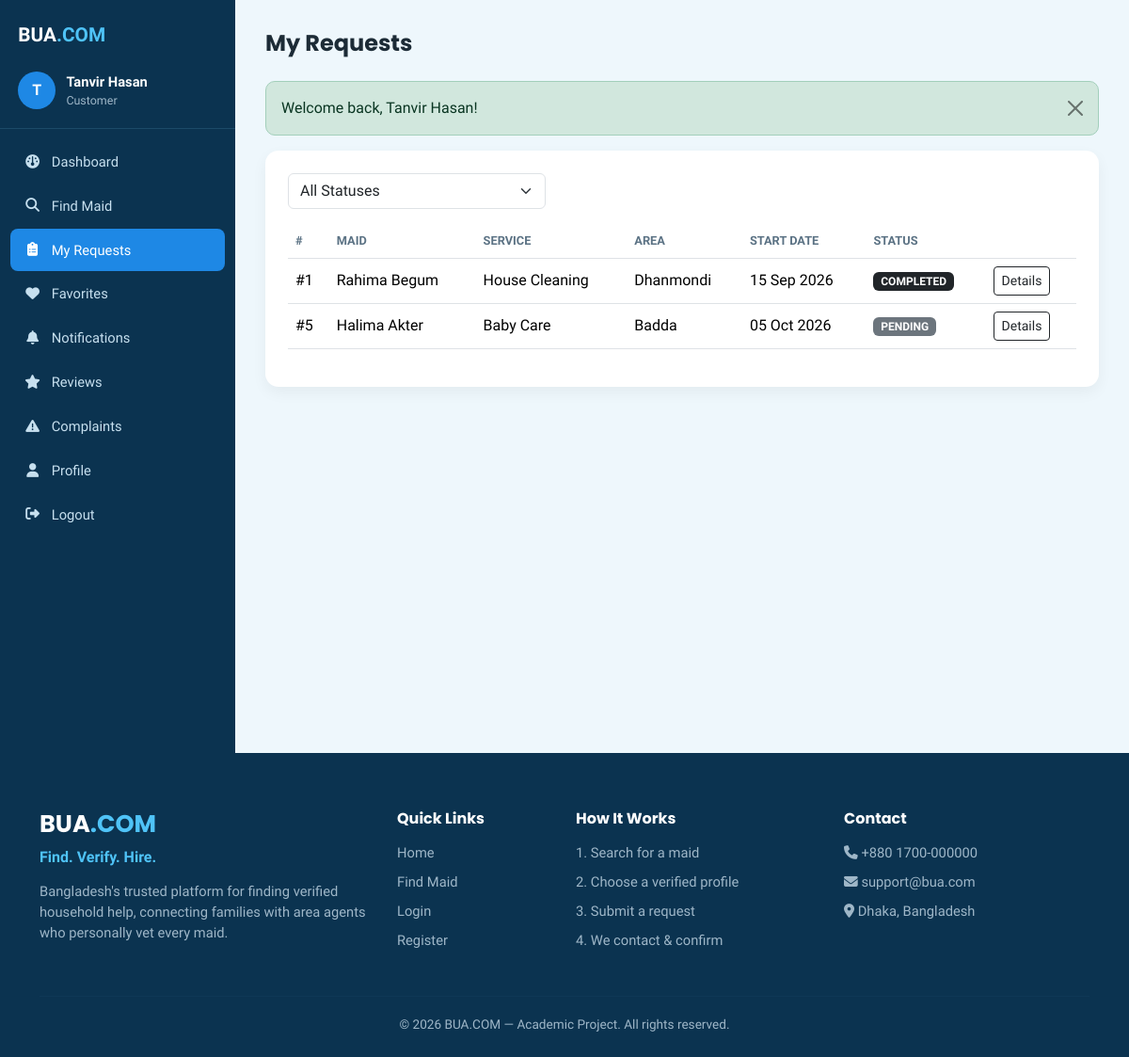
Screenshot of /customer/my-requests.php (signed in) with the database file from the repository.
### tables this page shows
CREATE TABLE hiring_requests (
    id INT AUTO_INCREMENT PRIMARY KEY,
    customer_id INT NOT NULL,
    maid_id INT NOT NULL,
    service_id INT NOT NULL,
    preferred_time VARCHAR(100) DEFAULT NULL,
    expected_salary DECIMAL(10,2) DEFAULT NULL,
    start_date DATE DEFAULT NULL,
    customer_phone VARCHAR(20) NOT NULL,
    customer_address VARCHAR(255) NOT NULL,
    customer_note TEXT DEFAULT NULL,
    status ENUM('PENDING','CONTACTING_MAID','MAID_CONSIDERING','ACCEPTED','REJECTED','HIRED','COMPLETED','CANCELLED') NOT NULL DEFAULT 'PENDING',
    assigned_admin INT DEFAULT NULL,
    created_at TIMESTAMP DEFAULT CURRENT_TIMESTAMP,
    updated_at TIMESTAMP DEFAULT CURRENT_TIMESTAMP ON UPDATE CURRENT_TIMESTAMP,
    FOREIGN KEY (customer_id) REFERENCES users(id) ON DELETE CASCADE,
    FOREIGN KEY (maid_id) REFERENCES maids(id) ON DELETE CASCADE,
    FOREIGN KEY (service_id) REFERENCES services(id) ON DELETE RESTRICT,
    FOREIGN KEY (assigned_admin) REFERENCES users(id) ON DELETE SET NULL,
    INDEX idx_status (status),
    INDEX idx_customer (customer_id),
    INDEX idx_maid (maid_id)
);

CREATE TABLE maids (
    id INT AUTO_INCREMENT PRIMARY KEY,
    agent_id INT NOT NULL,
    name VARCHAR(100) NOT NULL,
    phone VARCHAR(20) NOT NULL,
    photo VARCHAR(255) DEFAULT NULL,
    area_id INT NOT NULL,
    permanent_district VARCHAR(100) DEFAULT NULL,
    experience_years INT NOT NULL DEFAULT 0,
    expected_salary DECIMAL(10,2) NOT NULL DEFAULT 0,
    working_type ENUM('full_time','part_time','live_in','hourly') NOT NULL DEFAULT 'full_time',
    preferred_time VARCHAR(100) DEFAULT NULL,
    current_households INT NOT NULL DEFAULT 0,
    availability ENUM('available','busy','unavailable') NOT NULL DEFAULT 'available',
    status ENUM('active','inactive') NOT NULL DEFAULT 'active',
    created_at TIMESTAMP DEFAULT CURRENT_TIMESTAMP,
    updated_at TIMESTAMP DEFAULT CURRENT_TIMESTAMP ON UPDATE CURRENT_TIMESTAMP,
    FOREIGN KEY (agent_id) REFERENCES users(id) ON DELETE CASCADE,
    FOREIGN KEY (area_id) REFERENCES areas(id) ON DELETE RESTRICT,
    INDEX idx_availability (availability),
    INDEX idx_area (area_id),
    INDEX idx_salary (expected_salary),
    INDEX idx_experience (experience_years)
);

CREATE TABLE services (
    id INT AUTO_INCREMENT PRIMARY KEY,
    service_name VARCHAR(100) NOT NULL UNIQUE,
    status ENUM('active','inactive') NOT NULL DEFAULT 'active',
    created_at TIMESTAMP DEFAULT CURRENT_TIMESTAMP
);

CREATE TABLE areas (
    id INT AUTO_INCREMENT PRIMARY KEY,
    area_name VARCHAR(100) NOT NULL UNIQUE,
    status ENUM('active','inactive') NOT NULL DEFAULT 'active',
    created_at TIMESTAMP DEFAULT CURRENT_TIMESTAMP
);

### config/functions.php (called while the page is built, shortened)
<?php
function clean(?string $value): string
{
    return htmlspecialchars(trim($value ?? ''), ENT_QUOTES, 'UTF-8');
}
function statusBadgeClass(string $status): string
{
    return match ($status) {
        'PENDING' => 'bg-secondary',
        'CONTACTING_MAID' => 'bg-info text-dark',
        'MAID_CONSIDERING' => 'bg-warning text-dark',
        'ACCEPTED' => 'bg-primary',
        'HIRED' => 'bg-success',
        'COMPLETED' => 'bg-dark',
        'REJECTED', 'CANCELLED' => 'bg-danger',
        'VERIFIED' => 'bg-success',
        'UNDER_REVIEW' => 'bg-warning text-dark',
        'RESOLVED' => 'bg-success',
        default => 'bg-secondary',
    };
}

### customer/my-requests.php (the view, shortened to what this page needs)
<?php
require_once __DIR__ . '/../config/functions.php';
$db = Database::getConnection();
$uid = currentUserId();
$page = max(1, (int) ($_GET['page'] ?? 1));
$perPage = 8;
$where = 'hr.customer_id = ?';
$params = [$uid];
$stmt = $db->prepare("SELECT COUNT(*) FROM hiring_requests hr WHERE $where");
$stmt->execute($params);
$total = (int) $stmt->fetchColumn();
$pg = paginate($total, $perPage, $page);
$sql = "SELECT hr.*, m.name AS maid_name, m.photo, a.area_name, s.service_name
        FROM hiring_requests hr
        JOIN maids m ON m.id = hr.maid_id
        JOIN areas a ON a.id = m.area_id
        JOIN services s ON s.id = hr.service_id
        WHERE $where
        ORDER BY hr.created_at DESC
        LIMIT ? OFFSET ?";
$stmt = $db->prepare($sql);
$i = 1;
foreach ($params as $p) { $stmt->bindValue($i++, $p); }
$stmt->bindValue($i++, $perPage, PDO::PARAM_INT);
$stmt->bindValue($i++, $pg['offset'], PDO::PARAM_INT);
$stmt->execute();
$requests = $stmt->fetchAll();
include __DIR__ . '/../includes/header.php';
?>
<div class="dashboard-wrapper">
    <?php include __DIR__ . '/../includes/sidebar.php'; ?>
    <main class="dashboard-main">
        <div class="dashboard-topbar"><h1>My Requests</h1></div>
        <?php include __DIR__ . '/../includes/alerts.php'; ?>
        <div class="panel">
            <form method="get" class="row g-2 mb-3">
                <div class="col-md-4">
                    <select name="status" class="form-select" onchange="this.form.submit()">
                        <option value="">All Statuses</option>
                    </select>
                </div>
            </form>
            <?php if (empty($requests)): ?>
                <p class="text-muted mb-0">No hiring requests found. <a href="search-maids.php">Find a maid to hire</a></p>
            <?php else: ?>
            <div class="table-responsive">
                <table class="table">
                    <thead><tr><th>#</th><th>Maid</th><th>Service</th><th>Area</th><th>Start Date</th><th>Status</th><th></th></tr></thead>
                    <tbody>
                    <?php foreach ($requests as $r): ?>
                        <tr>
                            <td>#<?= (int) $r['id'] ?></td>
                            <td><?= clean($r['maid_name']) ?></td>
                            <td><?= clean($r['service_name']) ?></td>
                            <td><?= clean($r['area_name']) ?></td>
                            <td><?= $r['start_date'] ? date('d M Y', strtotime($r['start_date'])) : '-' ?></td>
                            <td><span class="badge <?= statusBadgeClass($r['status']) ?>"><?= clean($r['status']) ?></span></td>
                            <td><a href="request-details.php?id=<?= (int) $r['id'] ?>" class="btn btn-sm btn-outline-dark">Details</a></td>
                        </tr>
                    <?php endforeach; ?>
                    </tbody>
                </table>
            </div>
            <?php endif; ?>
        </div>
    </main>
</div>
<?php include __DIR__ . '/../includes/footer.php'; ?>

### assets/css/style.css (style rules this page uses)
:root { --bua-dark: #0b3350; --bua-dark-2: #124267; --bua-accent: #1e88e5; --bua-accent-2: #4fc3f7; --bua-cream: #eef7fc; --bua-tan: #cfe9f5; --bua-text-muted: #9fb7c8; --bua-success: #2f9e57; --bua-radius: 14px; }
* { box-sizing: border-box; }
body { font-family: 'Hind Siliguri', 'Poppins', sans-serif; background: var(--bua-cream); color: #1c2b36; }
h1, h2, h3, h4, h5, .brand-font { font-family: 'Poppins', sans-serif; font-weight: 700; }
a { text-decoration: none; }
.dashboard-wrapper { display: flex; min-height: 100vh; background: #eef7fc; }
.dashboard-main { flex: 1; padding: 2rem; max-width: 100%; overflow-x: hidden; }
.dashboard-topbar { display: flex; justify-content: space-between; align-items: center; margin-bottom: 1.6rem; }
.dashboard-topbar h1 { font-size: 1.5rem; margin: 0; }
.panel { background: #fff; border-radius: var(--bua-radius); padding: 1.5rem; box-shadow: 0 6px 16px rgba(0,0,0,.05); margin-bottom: 1.5rem; }
.table thead th { font-size: .8rem; text-transform: uppercase; color: #5b7284; border-bottom-width: 1px; }
.table td, .table th { vertical-align: middle; }

### rows the page displays
hiring_requests: id "1", maid.name "Rahima Begum", service.service_name "House Cleaning", areas.area_name "Dhanmondi", start_date "15 Sep 2026", status "COMPLETED"
hiring_requests: id "5", maid.name "Halima Akter", service.service_name "Baby Care", areas.area_name "Badda", start_date "05 Oct 2026", status "PENDING"

### other values shown
substr(currentUserName() ?? 'U', 0, 1) "T"
currentUserName() "Tanvir Hasan"
$role "Customer"
$label "Dashboard Find Maid My Requests Favorites Notifications Reviews Complaints Profile"
$f['message'] "Welcome back, Tanvir Hasan!"
